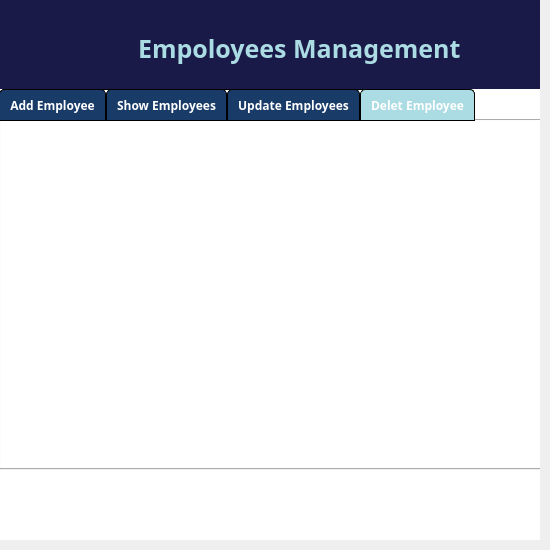
    <widget class="QWidget" name="page_0">
     <widget class="QWidget" name="widget_5" native="true">
      <property name="geometry">
       <rect>
        <x>-1</x>
        <y>-1</y>
        <width>541</width>
        <height>541</height>
       </rect>
      </property>
      <property name="styleSheet">
       <string notr="true">QWidget{
background-color : white;
}
</string>
      </property>
      <widget class="QTabWidget" name="tabWidget_3">
       <property name="geometry">
        <rect>
         <x>0</x>
         <y>90</y>
         <width>551</width>
         <height>381</height>
        </rect>
       </property>
       <property name="font">
        <font>
         <family>Yu Gothic UI Semibold</family>
         <weight>75</weight>
         <bold>true</bold>
        </font>
       </property>
       <property name="styleSheet">
        <string notr="true">QTabWidget {
    background-color: #f0f0f0;
}

/* Set rounded corners for the tab bar */
QTabBar {
    border-radius: 5px;
    border: 1px solid black; /* Add a 1px black border */
}

/* Increase spacing between tabs */
QTabBar::tab {
    margin-left: 0px; /* Adjust spacing as needed */
    margin-right: 0px; /* Adjust spacing as needed */
}

/* Increase tab size and add horizontal padding */
QTabBar::tab {
    min-width: 70px; /* Adjust width as needed */
    min-height: 30px; /* Adjust height as needed */
    padding: 0px 10px; /* Add 5px padding on top/bottom, 10px on left/right */
}

/* Set background color and text color for individual tabs */
QTabBar::tab {
    background-color: #193b68;
    opacity: 30%;
    color: white;
    border-top-left-radius: 5px;
    border-top-right-radius: 5px;
    border: 1px solid black; /* Add a 1px black border for each tab */
}

/* Change background and text color for selected tab */
QTabBar::tab:selected {
    background-color: #abdbe3;
    color: white;
}
</string>
       </property>
       <property name="currentIndex">
        <number>3</number>
       </property>
       <widget class="QWidget" name="tab_10">
        <attribute name="title">
         <string>Add Employee</string>
        </attribute>
       </widget>
       <widget class="QWidget" name="tab_11">
        <attribute name="title">
         <string>Show Employees</string>
        </attribute>
       </widget>
       <widget class="QWidget" name="tab_12">
        <attribute name="title">
         <string>Update Employees</string>
        </attribute>
       </widget>
       <widget class="QWidget" name="tab_3">
        <attribute name="title">
         <string>Delet Employee</string>
        </attribute>
       </widget>
      </widget>
      <widget class="QWidget" name="widget_6" native="true">
       <property name="geometry">
        <rect>
         <x>-1</x>
         <y>-1</y>
         <width>551</width>
         <height>91</height>
        </rect>
       </property>
       <property name="styleSheet">
        <string notr="true">QWidget{
background-color:#1a1a49;
}</string>
       </property>
       <widget class="QLabel" name="label_19">
        <property name="geometry">
         <rect>
          <x>140</x>
          <y>20</y>
          <width>351</width>
          <height>61</height>
         </rect>
        </property>
        <property name="font">
         <font>
          <family>Yu Gothic UI Semibold</family>
          <pointsize>-1</pointsize>
          <weight>75</weight>
          <bold>true</bold>
         </font>
        </property>
        <property name="styleSheet">
         <string notr="true">QLabel {
    color: #abdbe3;
font-size: 25px;
    font-weight: bold;
}</string>
        </property>
        <property name="frameShape">
         <enum>QFrame::NoFrame</enum>
        </property>
        <property name="text">
         <string>Empoloyees Management</string>
        </property>
        <property name="textFormat">
         <enum>Qt::PlainText</enum>
        </property>
       </widget>
       <widget class="QLabel" name="label_20">
        <property name="geometry">
         <rect>
          <x>40</x>
          <y>30</y>
          <width>51</width>
          <height>41</height>
         </rect>
        </property>
        <property name="text">
         <string/>
        </property>
        <property name="pixmap">
         <pixmap>:/resources/employee.png</pixmap>
        </property>
        <property name="scaledContents">
         <bool>true</bool>
        </property>
       </widget>
      </widget>
     </widget>
    </widget>
